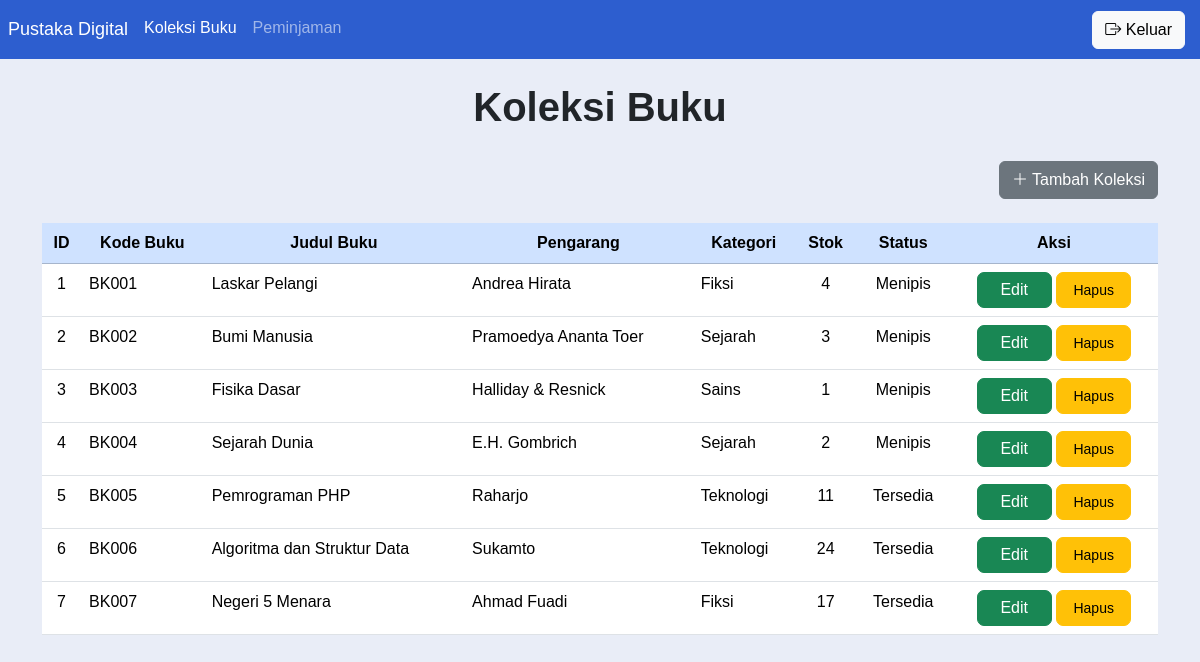
Page /koleksiBuku.php (signed in) on the committed database.
### tables this page shows
CREATE TABLE `buku` (
  `id_buku` int(11) NOT NULL,
  `kode_buku` varchar(20) NOT NULL,
  `judul_buku` varchar(50) NOT NULL,
  `pengarang` varchar(40) NOT NULL,
  `kategori` varchar(20) NOT NULL,
  `stok` int(11) NOT NULL DEFAULT 0
);

### koleksiBuku.php (the view, shortened to what this page needs)
<?php
include 'koneksi.php';
?>
<!DOCTYPE html>
<html lang="id">
<head>
    <link href="https://cdn.jsdelivr.net/npm/bootstrap@5.3.3/dist/css/bootstrap.min.css" rel="stylesheet">
    <link href="https://cdn.jsdelivr.net/npm/bootstrap-icons@1.11.3/font/bootstrap-icons.css" rel="stylesheet">
    <link href="ubah.css" rel="stylesheet">
</head>
<body class="koleksi">
<nav class="navbar navbar-expand-lg navbar-dark warnaNavbar">
    <div class="collapse navbar-collapse" id="navbarSupportedContent">
      <ul class="navbar-nav me-auto mb-2 mb-lg-0">
        <li class="nav-item pustaka">
          <a class="nav-link active" aria-current="page" href="#">Pustaka Digital</a>
        </li>
        <li class="nav-item">
          <a class="nav-link active" aria-current="page" href="koleksiBuku.php">Koleksi Buku</a>
        </li>
        <li class="nav-item">
          <a class="nav-link" aria-current="page" href="peminjaman.php">Peminjaman</a>
        </li>
      </ul>
        <div class="d-flex keluar">
                <a href="logout.php" class="btn btn-light">
                    <i class="bi bi-box-arrow-right"></i> Keluar
                </a>
            </div>
    </div>
</nav>
<div class="container mt-4">
     <h3 class="judulKoleksi">Koleksi Buku</h3>
    <div class="mb-4 text-end">
    <button class="btn btn-secondary"
            data-bs-toggle="modal"
            data-bs-target="#modalTambah">
        <i class="bi bi-plus-lg"></i> Tambah Koleksi
    </button>
</div>
    <table class="table table-hover">
        <thead class="table-primary text-center">
            <tr>
                <th>ID</th>
                <th>Kode Buku</th>
                <th>Judul Buku</th>
                <th>Pengarang</th>
                <th>Kategori</th>
                <th>Stok</th>
                <th>Status</th>
                <th>Aksi</th>
            </tr>
        </thead>
        <tbody>
            <?php
            $query = mysqli_query($koneksi, "SELECT * FROM buku ORDER BY id_buku ASC");
            while($row = mysqli_fetch_assoc($query)) {
            ?>
            <tr>
                <td class="text-center"><?php echo $row['id_buku']; ?></td>
                <td><?php echo $row['kode_buku']; ?></td>
                <td><?php echo $row['judul_buku']; ?></td>
                <td><?php echo $row['pengarang']; ?></td>
                <td><?php echo $row['kategori']; ?></td>
                <td class="text-center"><?php echo $row['stok']; ?></td>
                <td class="text-center">
                    <?php
                    if($row['stok'] == 0) {
                        echo "Habis";
                    } else if($row['stok'] <= 5) {
                        echo "Menipis";
                    } else {
                        echo "Tersedia";
                    }
                    ?>
                </td>
                <td class="text-center">
                    <a href="editBuku.php?id=<?php echo $row['id_buku']; ?>" class="btn btn-success">Edit</a>
                    <button class="btn btn-warning btn-sm aksiBtn"
                        onclick="if(confirm('Yakin hapus <?php echo $row['judul_buku']; ?> ?'))
                        {
                        window.location.href='koleksiBuku.php?hapus=<?php echo $row['id_buku']; ?>';
                        }">
                            Hapus
                    </button>
                </td>
            </tr>
            <?php
            }
            ?>
        </tbody>
    </table>
    </div>
</body>
</html>

### ubah.css (style rules this page uses)
body { background-color: #2d5ecf; font-family: Arial, Helvetica, sans-serif; }
.warnaNavbar { background-color: #2d5ecf; }
.pustaka { font-size: large; }
.koleksi { background-color: #e9edf7; }
.judulKoleksi { text-align: center; font-size: 40px; font-weight: bold; margin-bottom: 30px; }
.btn-success, .btn-warning { width: 75px; height: 36px; display: inline-flex; justify-content: center; align-items: center; border-radius: 7px; }
.keluar { margin-right: 15px; }

### rows in the picture
buku: id_buku "1", kode_buku "BK001", judul_buku "Laskar Pelangi", pengarang "Andrea Hirata", kategori "Fiksi", stok "4", shows "Menipis"
buku: id_buku "2", kode_buku "BK002", judul_buku "Bumi Manusia", pengarang "Pramoedya Ananta Toer", kategori "Sejarah", stok "3", shows "Menipis"
buku: id_buku "3", kode_buku "BK003", judul_buku "Fisika Dasar", pengarang "Halliday & Resnick", kategori "Sains", stok "1", shows "Menipis"
buku: id_buku "4", kode_buku "BK004", judul_buku "Sejarah Dunia", pengarang "E.H. Gombrich", kategori "Sejarah", stok "2", shows "Menipis"
buku: id_buku "5", kode_buku "BK005", judul_buku "Pemrograman PHP", pengarang "Raharjo", kategori "Teknologi", stok "11", shows "Tersedia"
buku: id_buku "6", kode_buku "BK006", judul_buku "Algoritma dan Struktur Data", pengarang "Sukamto", kategori "Teknologi", stok "24", shows "Tersedia"
buku: id_buku "7", kode_buku "BK007", judul_buku "Negeri 5 Menara", pengarang "Ahmad Fuadi", kategori "Fiksi", stok "17", shows "Tersedia"
